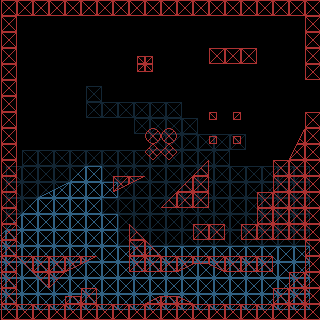

This is a level from a 2D game, rendered from its Tiled map with the project's own tilesets. A one-line summary and the complete map file follow:
An orthogonal 20x20 tile map with 16x16 px tiles, 3 tile layers (Layer3, Layer2, Layer1), 2 tilesets and 1 object (Composite:TestGameObject).

<map version="1.5" tiledversion="1.7.2" orientation="orthogonal" renderorder="right-down" width="20" height="20" tilewidth="16" tileheight="16" infinite="0" nextlayerid="7" nextobjectid="8">
 <editorsettings>
  <export target="map1.json" format="json" />
 </editorsettings>
 <properties>
  <property name="tilesets" value="redTerrain:tiles/outline_full.json,bluTerrain:tiles/outline_blu_full.json" />
 </properties>
 <tileset firstgid="1" source="outline_full.tsx" />
 <tileset firstgid="41" source="outline_blu_full.tsx" />
 <layer id="6" name="Layer3" width="20" height="20" opacity="0.4" offsetx="-10" offsety="-10" parallaxx="0.9" parallaxy="0.9">
  <properties>
   <property name="blend" value="NORMAL_ALPHA" />
   <property name="tilesets" value="bluTerrain" />
  </properties>
  <data encoding="csv">
0,0,0,0,0,0,0,0,0,0,0,0,0,0,0,0,0,0,0,0,
0,0,0,0,0,0,0,0,0,0,0,0,0,0,0,0,0,0,0,0,
0,0,0,0,0,0,0,0,0,0,0,0,0,0,0,0,0,0,0,0,
0,0,0,0,0,0,0,0,0,0,0,0,0,0,0,0,0,0,0,0,
0,0,0,0,0,0,0,0,0,0,0,0,0,0,0,0,0,0,0,0,
0,0,0,0,0,0,0,0,0,0,0,0,0,0,0,0,0,0,0,0,
0,0,0,0,0,0,41,0,0,0,0,0,0,0,0,0,0,0,0,0,
0,0,0,0,0,0,41,41,41,41,41,41,0,0,0,0,0,0,0,0,
0,0,0,0,0,0,0,0,0,41,41,41,41,0,0,0,0,0,0,0,
0,0,0,0,0,0,0,0,0,0,41,41,41,41,41,41,0,0,0,0,
0,0,41,41,41,41,41,41,41,41,41,41,41,41,41,0,0,0,0,0,
41,41,41,41,41,41,41,41,41,41,41,41,41,41,41,41,41,41,41,41,
41,41,41,41,41,41,41,41,41,41,41,41,41,41,41,41,41,41,41,41,
41,41,41,41,41,41,41,41,41,41,41,41,41,41,41,41,41,41,41,41,
41,41,41,41,41,41,41,41,41,41,41,41,41,41,41,41,41,41,41,41,
41,41,41,41,41,41,41,41,41,41,41,41,41,41,41,41,41,41,41,41,
41,41,41,41,41,41,41,41,41,41,41,41,41,41,41,41,41,41,41,41,
41,41,41,41,41,41,41,41,41,41,41,41,41,41,41,41,41,41,41,41,
0,0,0,0,0,0,0,0,0,0,0,0,0,0,0,0,0,0,0,0,
0,0,0,0,0,0,0,0,0,0,0,0,0,0,0,0,0,0,0,0
</data>
 </layer>
 <layer id="5" name="Layer2" width="20" height="20" tintcolor="#989898" offsetx="-10" offsety="-10" parallaxx="0.8" parallaxy="0.8">
  <properties>
   <property name="blend" value="NORMAL_ALPHA" />
   <property name="tilesets" value="bluTerrain" />
  </properties>
  <data encoding="csv">
0,0,0,0,0,0,0,0,0,0,0,0,0,0,0,0,0,0,0,0,
0,0,0,0,0,0,0,0,0,0,0,0,0,0,0,0,0,0,0,0,
0,0,0,0,0,0,0,0,0,0,0,0,0,0,0,0,0,0,0,0,
0,0,0,0,0,0,0,0,0,0,0,0,0,0,0,0,0,0,0,0,
0,0,0,0,0,0,0,0,0,0,0,0,0,0,0,0,0,0,0,0,
0,0,0,0,0,0,0,0,0,0,0,0,0,0,0,0,0,0,0,0,
0,0,0,0,0,0,0,0,0,0,0,0,0,0,0,0,0,0,0,0,
0,0,0,0,0,0,0,0,0,0,0,0,0,0,0,0,0,0,0,0,
0,0,0,0,0,0,0,0,0,0,0,0,0,0,0,0,0,0,0,0,
0,0,0,0,0,0,0,0,0,0,0,0,0,0,0,0,0,0,0,0,
0,0,0,0,0,0,0,0,0,0,0,0,0,0,0,0,0,0,0,0,
0,0,0,0,0,42,41,0,0,0,0,0,0,0,0,0,0,0,0,0,
0,0,0,43,44,41,41,41,0,0,0,0,0,0,0,0,0,0,0,0,
0,0,42,41,41,41,41,0,0,0,0,0,0,0,0,0,0,0,0,0,
0,42,41,41,41,41,41,41,0,0,0,0,0,0,0,0,0,0,0,0,
42,41,41,41,41,41,41,41,0,0,0,0,0,0,0,0,0,0,0,0,
41,41,41,41,41,41,41,41,41,41,41,41,41,41,41,41,41,41,41,41,
41,41,41,41,41,41,41,41,41,41,41,41,41,41,41,41,41,41,41,41,
41,41,41,41,41,41,41,41,41,41,41,41,41,41,41,41,41,41,41,41,
41,41,41,41,41,41,41,41,41,41,41,41,41,41,41,41,41,41,41,41
</data>
 </layer>
 <layer id="1" name="Layer1" width="20" height="20" tintcolor="#ffffff" offsetx="1.33333" offsety="0">
  <properties>
   <property name="blend" value="NORMAL_ALPHA" />
   <property name="tilesets" value="bluTerrain,redTerrain" />
  </properties>
  <data encoding="csv">
1,1,1,1,1,1,1,1,1,1,1,1,1,1,1,1,1,1,1,1,
1,0,0,0,0,0,0,0,0,0,0,0,0,0,0,0,0,0,0,1,
1,0,0,0,0,0,0,0,0,0,0,0,0,0,0,0,0,0,0,1,
1,0,0,0,0,0,0,0,40,30,0,0,0,1,1,1,0,0,0,1,
1,0,0,0,0,0,0,0,20,10,0,0,0,0,0,0,0,0,0,1,
1,0,0,0,0,0,0,0,0,0,0,0,0,0,0,0,0,0,0,0,
1,0,0,0,0,0,0,0,0,0,0,0,0,0,0,0,0,0,0,0,
1,0,0,0,0,0,0,0,0,0,0,0,0,10,20,0,0,0,0,1,
1,0,0,0,0,0,0,0,0,11,11,0,0,30,40,0,0,0,15,1,
1,0,0,0,0,0,0,0,0,21,21,0,0,0,0,0,0,0,16,1,
1,0,0,0,0,0,0,0,0,0,0,0,2,0,0,0,0,1,1,1,
1,0,0,0,0,0,0,34,33,0,0,2,1,0,0,0,0,1,1,1,
1,0,0,0,0,0,0,0,0,0,2,1,1,0,0,0,1,1,1,1,
1,0,0,0,0,0,71,0,0,0,0,0,0,0,0,0,1,1,1,1,
1,0,0,0,0,0,0,0,12,0,0,0,1,1,0,1,1,1,1,1,
1,0,0,0,0,0,0,0,1,12,0,0,0,0,0,0,0,0,0,1,
1,22,1,1,34,33,0,0,1,1,1,34,17,24,1,1,1,0,0,1,
1,0,22,32,0,0,0,0,0,0,0,0,0,0,0,0,0,0,1,1,
1,0,0,0,7,1,0,0,0,3,7,13,0,0,0,0,0,1,1,1,
1,1,1,1,1,1,1,1,1,1,1,1,1,1,1,1,1,1,1,1
</data>
 </layer>
 <objectgroup id="4" name="Layer1" visible="0">
  <properties>
   <property name="addContactMap" type="bool" value="true" />
  </properties>
  <object id="3" type="Composite:TestGameObject" x="19.4545" y="252.909">
   <properties>
    <property name="power" type="int" value="10" />
    <property name="spawn" value="enemy1" />
   </properties>
   <point />
  </object>
 </objectgroup>
</map>